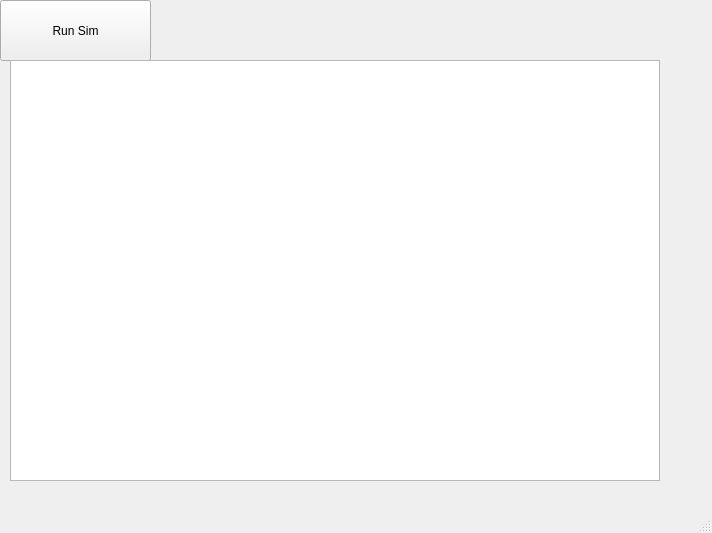
<?xml version="1.0" encoding="UTF-8"?>
<ui version="4.0">
 <class>basicwindow</class>
 <widget class="QMainWindow" name="basicwindow">
  <property name="geometry">
   <rect>
    <x>0</x>
    <y>0</y>
    <width>712</width>
    <height>533</height>
   </rect>
  </property>
  <property name="windowTitle">
   <string>MainWindow</string>
  </property>
  <widget class="QWidget" name="centralwidget">
   <widget class="QPushButton" name="run">
    <property name="geometry">
     <rect>
      <x>0</x>
      <y>0</y>
      <width>151</width>
      <height>61</height>
     </rect>
    </property>
    <property name="text">
     <string>Run Sim</string>
    </property>
   </widget>
   <widget class="QGraphicsView" name="graphicsView">
    <property name="geometry">
     <rect>
      <x>10</x>
      <y>60</y>
      <width>650</width>
      <height>421</height>
     </rect>
    </property>
   </widget>
  </widget>
  <widget class="QMenuBar" name="menubar">
   <property name="geometry">
    <rect>
     <x>0</x>
     <y>0</y>
     <width>712</width>
     <height>22</height>
    </rect>
   </property>
  </widget>
  <widget class="QStatusBar" name="statusbar"/>
 </widget>
 <resources/>
 <connections/>
</ui>
